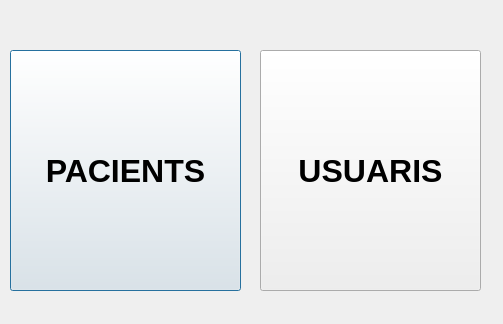
<?xml version="1.0" encoding="UTF-8"?>
<ui version="4.0">
 <class>Dialog</class>
 <widget class="QDialog" name="Dialog">
  <property name="geometry">
   <rect>
    <x>0</x>
    <y>0</y>
    <width>503</width>
    <height>324</height>
   </rect>
  </property>
  <property name="windowTitle">
   <string>Dialog</string>
  </property>
  <widget class="QPushButton" name="patients_btn">
   <property name="geometry">
    <rect>
     <x>10</x>
     <y>50</y>
     <width>231</width>
     <height>241</height>
    </rect>
   </property>
   <property name="font">
    <font>
     <pointsize>24</pointsize>
     <weight>75</weight>
     <bold>true</bold>
    </font>
   </property>
   <property name="text">
    <string>PACIENTS</string>
   </property>
  </widget>
  <widget class="QPushButton" name="users_btn">
   <property name="geometry">
    <rect>
     <x>260</x>
     <y>50</y>
     <width>221</width>
     <height>241</height>
    </rect>
   </property>
   <property name="font">
    <font>
     <pointsize>24</pointsize>
     <weight>75</weight>
     <bold>true</bold>
    </font>
   </property>
   <property name="text">
    <string>USUARIS</string>
   </property>
  </widget>
 </widget>
 <resources/>
 <connections/>
</ui>
